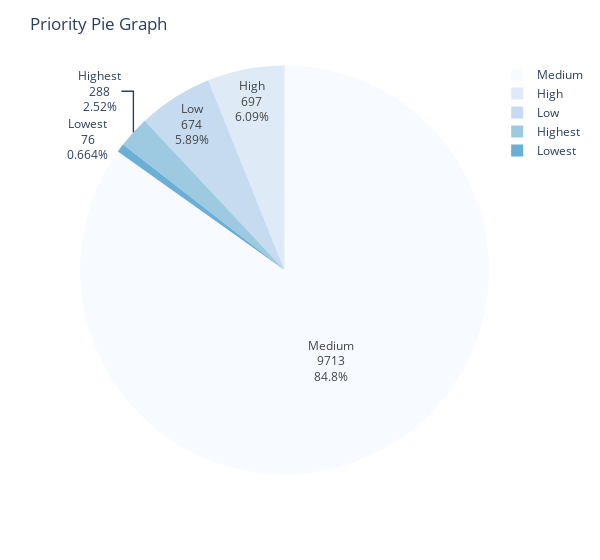

The notebook cell this image was saved under:
### Code cell
import plotly.express as px
import seaborn as sns
import matplotlib.pyplot as plt

priority_value_counts = text_df["Priority"].value_counts()
fig = px.pie(values=priority_value_counts.values, 
             names=priority_value_counts.index,
             color_discrete_sequence=px.colors.sequential.Blues)
fig.update_traces(textfont_size=11,
                  textinfo='percent+label+value')
fig.update_layout(title_text="Priority Pie Graph",
                  uniformtext_minsize=12, 
                  uniformtext_mode='hide',
                  width=600)
fig.show()

### Figure 1 — Plotly figure (JSON) as saved in the notebook; plotly's stock layout.template omitted (floating-point values rounded to 4 significant figures)
{"data": [{"domain": {"x": [0, 1], "y": [0, 1]}, "hovertemplate": "label=%{label}<br>value=%{value}<extra></extra>", "labels": ["Medium", "High", "Low", "Highest", "Lowest"], "legendgroup": "", "name": "", "showlegend": true, "textfont": {"size": 11}, "textinfo": "percent+label+value", "type": "pie", "values": [9713, 697, 674, 288, 76]}], "layout": {"legend": {"tracegroupgap": 0}, "margin": {"t": 60}, "piecolorway": ["rgb(247,251,255)", "rgb(222,235,247)", "rgb(198,219,239)", "rgb(158,202,225)", "rgb(107,174,214)", "rgb(66,146,198)", "rgb(33,113,181)", "rgb(8,81,156)", "rgb(8,48,107)"], "title": {"text": "Priority Pie Graph"}, "uniformtext": {"minsize": 12, "mode": "hide"}, "width": 600}}
